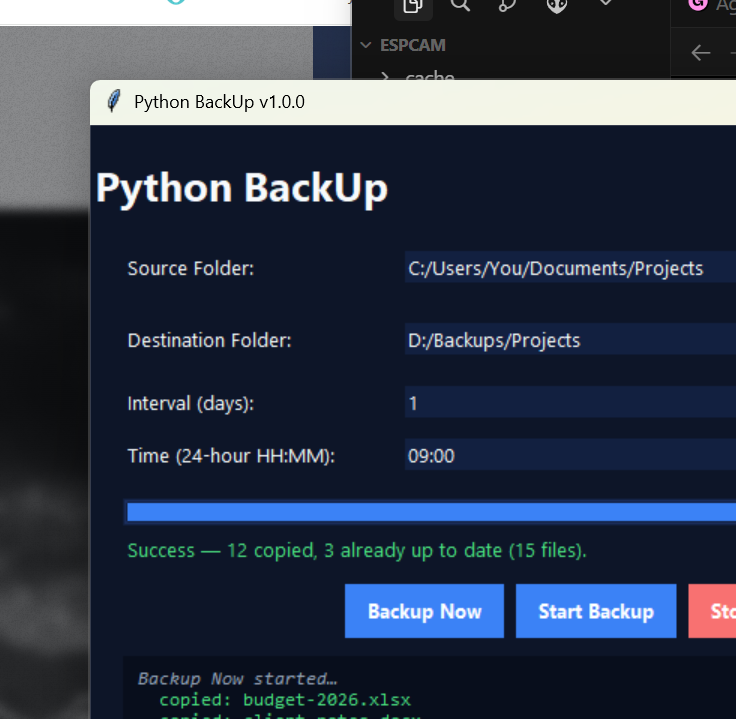
#> input picture docs/screenshot.png, 736 x 719 px
$ python export_gumroad_images.py
#> lines starting #> are read from the running program, lines starting #| are printed output that depends on the picture
"""Build Gumroad cover + thumbnail from docs/screenshot.png."""

from __future__ import annotations

from pathlib import Path

from PIL import Image, ImageFilter

BG = (13, 21, 40)
DOCS = Path(__file__).resolve().parent.parent / "docs"


def _shadow(size: tuple[int, int], radius: int = 28) -> Image.Image:
    w, h = size
    layer = Image.new("RGBA", (w + radius * 2, h + radius * 2), (0, 0, 0, 0))
    core = Image.new("RGBA", (w, h), (0, 0, 0, 180))
    core = core.filter(ImageFilter.GaussianBlur(radius // 2))
    layer.paste(core, (radius, radius), core)
    return layer


def _fit(img: Image.Image, max_w: int, max_h: int) -> Image.Image:
    scale = min(max_w / img.width, max_h / img.height)
    nw, nh = max(1, int(img.width * scale)), max(1, int(img.height * scale))
    return img.resize((nw, nh), Image.LANCZOS)


def _compose(app: Image.Image, canvas_w: int, canvas_h: int, margin: int) -> Image.Image:
    canvas = Image.new("RGB", (canvas_w, canvas_h), BG)
    fitted = _fit(app, canvas_w - margin * 2, canvas_h - margin * 2)
    shadow = _shadow(fitted.size)
    x = (canvas_w - fitted.width) // 2
    y = (canvas_h - fitted.height) // 2 + 8
    canvas.paste(shadow, (x - 18, y - 6), shadow)
    canvas.paste(fitted, (x, y))
    return canvas


def main() -> None:
    src = DOCS / "screenshot.png"
    if not src.exists():
        raise SystemExit(f"Missing {src} — run: python backup_v2.py --marketing-shot")

    app = Image.open(src).convert("RGB")
#> app is the input picture: PIL image 736x719 RGB; mean R, G, B 46.8, 56.3, 74.5
    DOCS.mkdir(parents=True, exist_ok=True)
    _compose(app, 1280, 720, margin=72).save(DOCS / "gumroad-cover.png", optimize=True)
#> in _compose, `canvas = Image.new("RGB", (canvas_w, canvas_h), BG)`:
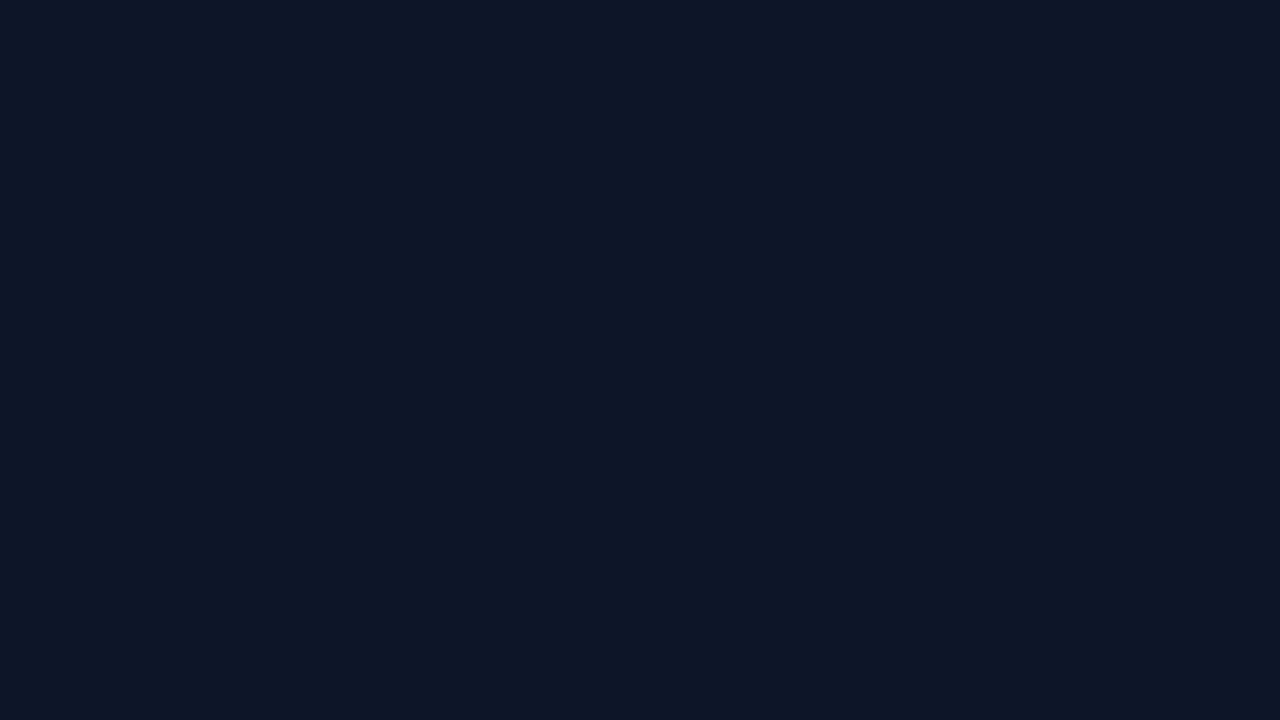
#> canvas: PIL image 1280x720 RGB; mean R, G, B 13, 21, 40
#> in _shadow, `layer = Image.new("RGBA", (w + radius * 2, h + radius * 2), (0, 0, 0, ..`: layer: PIL image 645x632 RGBA; every value is 0
#> in _shadow, `layer.paste(core, (radius, radius), core)`:
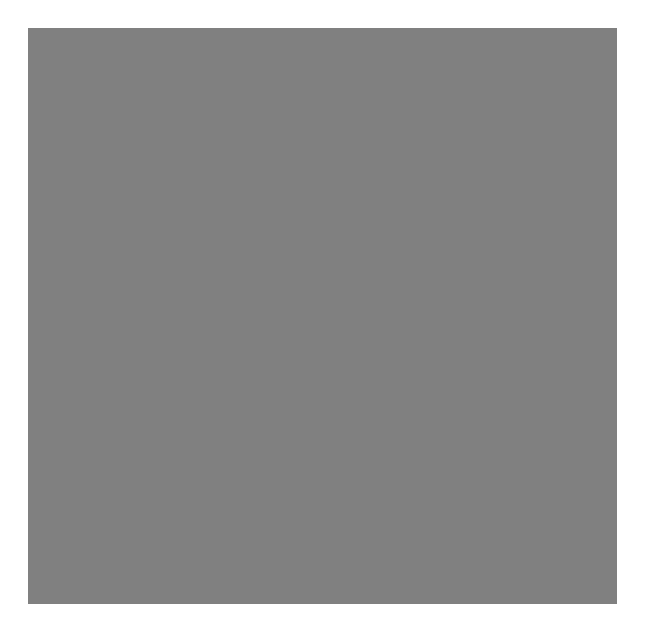
#> layer: PIL image 645x632 RGBA; mean R, G, B, A 0, 0, 0, 105.7; transparent parts drawn white
#> in _compose, `canvas.paste(fitted, (x, y))`:
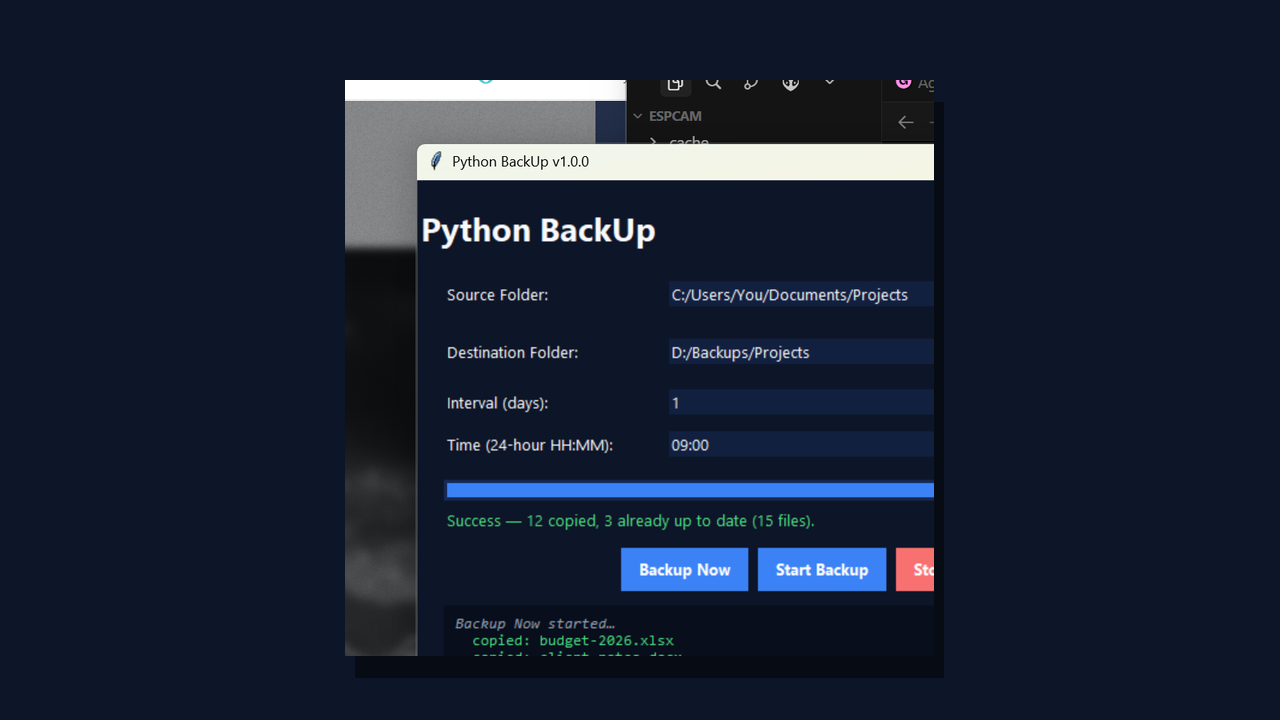
#> canvas: PIL image 1280x720 RGB; mean R, G, B 25.3, 33.8, 52.3
    _compose(app, 1200, 1200, margin=96).save(DOCS / "gumroad-thumbnail.png", optimize=True)
#> call 2 of _compose, with canvas_w = 1200, canvas_h = 1200, margin = 96
#> in _compose (call 2), `canvas = Image.new("RGB", (canvas_w, canvas_h), BG)`:
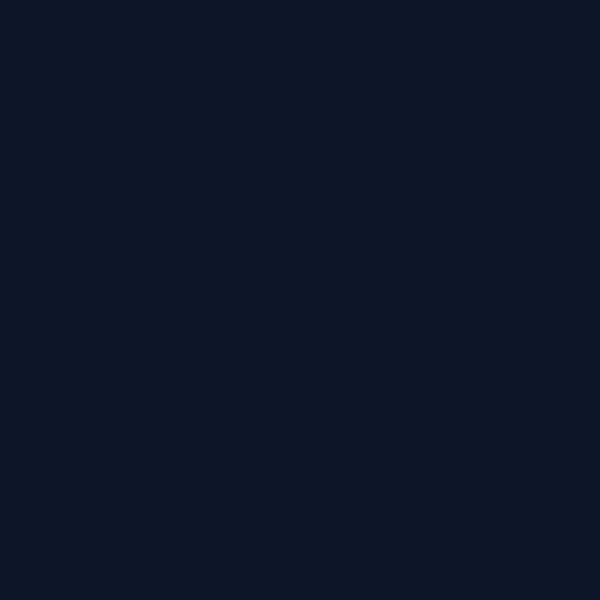
#> canvas: PIL image 1200x1200 RGB (shown at 1/2 size); mean R, G, B 13, 21, 40
#> call 2 of _fit, with max_w = 1008, max_h = 1008
#> in _fit (call 2), `return img.resize((nw, nh), Image.LANCZOS)`:
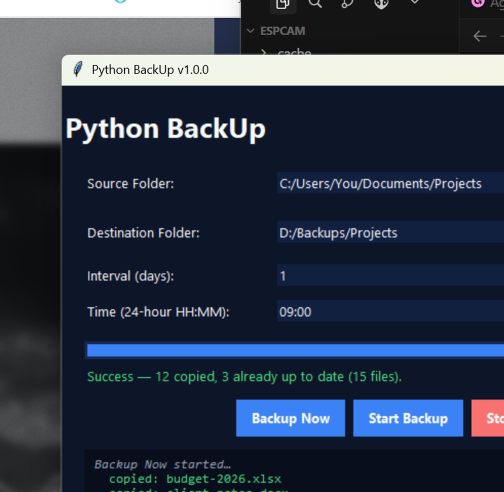
#> returned value: PIL image 1008x984 RGB (shown at 1/2 size); mean R, G, B 46.8, 56.3, 74.5
#> call 2 of _shadow, with size = (1008, 984), radius = 28
#> in _shadow (call 2), `layer = Image.new("RGBA", (w + radius * 2, h + radius * 2), (0, 0, 0, ..`: layer: PIL image 1064x1040 RGBA; every value is 0
#> in _shadow (call 2), `layer.paste(core, (radius, radius), core)`:
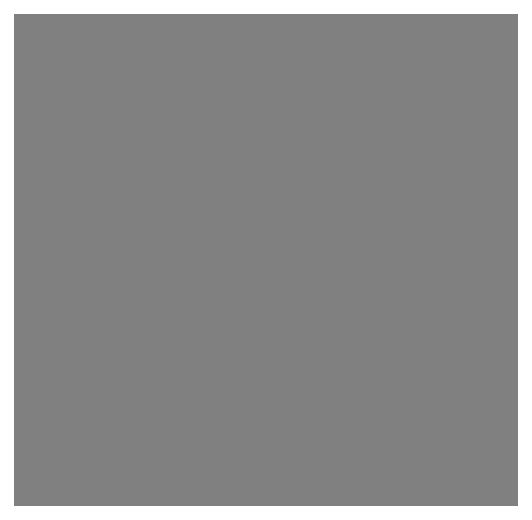
#> layer: PIL image 1064x1040 RGBA (shown at 1/2 size); mean R, G, B, A 0, 0, 0, 113.8; transparent parts drawn white
#> in _compose (call 2), `canvas.paste(fitted, (x, y))`:
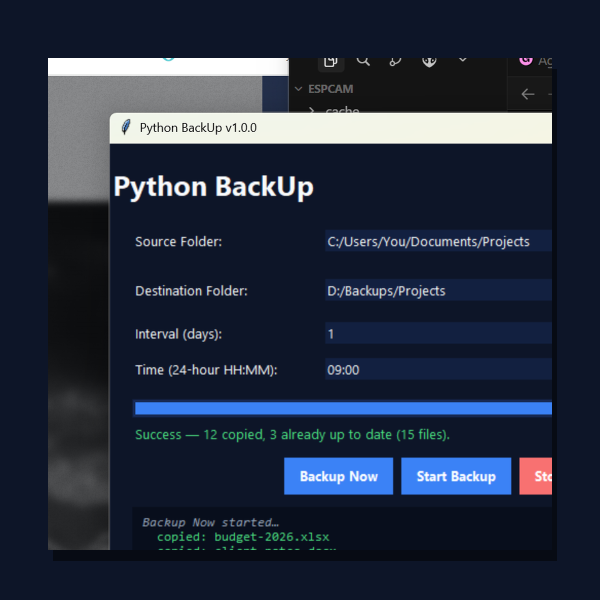
#> canvas: PIL image 1200x1200 RGB (shown at 1/2 size); mean R, G, B 36.1, 45.1, 63.3

    desktop = Path.home() / "Desktop" / "PythonBackUp-Gumroad-images"
    desktop.mkdir(exist_ok=True)
    import shutil

    for name in ("screenshot.png", "gumroad-cover.png", "gumroad-thumbnail.png"):
        shutil.copy2(DOCS / name, desktop / name)

    print(f"Wrote {DOCS / 'gumroad-cover.png'}")
    print(f"Wrote {DOCS / 'gumroad-thumbnail.png'}")
    print(f"Copied to {desktop}")


if __name__ == "__main__":
    main()
